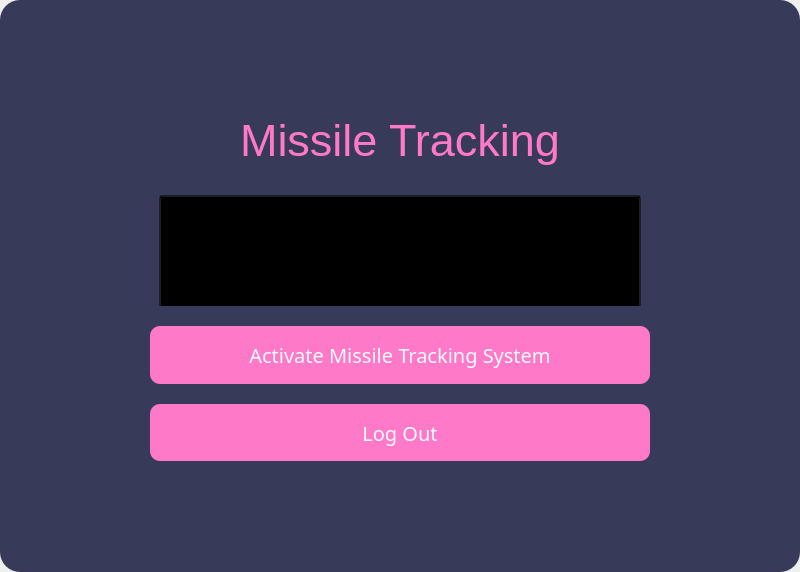
<?xml version="1.0" encoding="UTF-8"?>
<ui version="4.0">
 <class>MainWindow</class>
 <widget class="QMainWindow" name="MainWindow">
  <property name="geometry">
   <rect>
    <x>0</x>
    <y>0</y>
    <width>800</width>
    <height>572</height>
   </rect>
  </property>
  <property name="windowTitle">
   <string>MainWindow</string>
  </property>
  <widget class="QWidget" name="centralwidget">
   <layout class="QVBoxLayout" name="verticalLayout">
    <property name="spacing">
     <number>0</number>
    </property>
    <property name="leftMargin">
     <number>0</number>
    </property>
    <property name="topMargin">
     <number>0</number>
    </property>
    <property name="rightMargin">
     <number>0</number>
    </property>
    <property name="bottomMargin">
     <number>0</number>
    </property>
    <item>
     <widget class="QFrame" name="bg">
      <property name="styleSheet">
       <string notr="true">QFrame{
	background-color:rgb(56, 58, 89);
	color:rgb(220, 220, 220);
	border-radius:20px;
}</string>
      </property>
      <property name="frameShape">
       <enum>QFrame::StyledPanel</enum>
      </property>
      <property name="frameShadow">
       <enum>QFrame::Raised</enum>
      </property>
      <layout class="QVBoxLayout" name="verticalLayout_2">
       <item>
        <layout class="QGridLayout" name="gridLayout">
         <property name="leftMargin">
          <number>10</number>
         </property>
         <property name="topMargin">
          <number>25</number>
         </property>
         <property name="rightMargin">
          <number>10</number>
         </property>
         <property name="bottomMargin">
          <number>25</number>
         </property>
         <property name="spacing">
          <number>20</number>
         </property>
         <item row="2" column="0">
          <widget class="QPushButton" name="btnMissile">
           <property name="minimumSize">
            <size>
             <width>120</width>
             <height>40</height>
            </size>
           </property>
           <property name="maximumSize">
            <size>
             <width>520</width>
             <height>60</height>
            </size>
           </property>
           <property name="styleSheet">
            <string notr="true">QPushButton{
	background-color:rgb(254, 121, 199);;
	color:rgba(241,250,255,255);
	border-radius:10px;
	font-size:20px;
	font-family:sans-serif;
}

QPushButton:hover{
	color:rgba(255,255,255,255);
	border-radius:15px;
	font-size:20px;
	font-family:sans-serif;
	cursor:pointer;
}
</string>
           </property>
           <property name="text">
            <string>Activate Missile Tracking System</string>
           </property>
           <property name="icon">
            <iconset>
             <normaloff>icons/icons8_shutdown_96px.png</normaloff>icons/icons8_shutdown_96px.png</iconset>
           </property>
           <property name="iconSize">
            <size>
             <width>40</width>
             <height>40</height>
            </size>
           </property>
          </widget>
         </item>
         <item row="1" column="0">
          <widget class="QFrame" name="frame">
           <property name="minimumSize">
            <size>
             <width>120</width>
             <height>120</height>
            </size>
           </property>
           <property name="maximumSize">
            <size>
             <width>800</width>
             <height>120</height>
            </size>
           </property>
           <property name="frameShape">
            <enum>QFrame::StyledPanel</enum>
           </property>
           <property name="frameShadow">
            <enum>QFrame::Raised</enum>
           </property>
           <layout class="QVBoxLayout" name="verticalLayout_3">
            <item>
             <widget class="QPushButton" name="btnLink">
              <property name="minimumSize">
               <size>
                <width>120</width>
                <height>120</height>
               </size>
              </property>
              <property name="maximumSize">
               <size>
                <width>800</width>
                <height>120</height>
               </size>
              </property>
              <property name="styleSheet">
               <string notr="true">background-color:transparent;</string>
              </property>
              <property name="text">
               <string/>
              </property>
              <property name="icon">
               <iconset>
                <normaloff>icons/icons8-business-group-90.png</normaloff>icons/icons8-business-group-90.png</iconset>
              </property>
              <property name="iconSize">
               <size>
                <width>120</width>
                <height>120</height>
               </size>
              </property>
             </widget>
            </item>
           </layout>
          </widget>
         </item>
         <item row="3" column="0">
          <widget class="QPushButton" name="btnLogout">
           <property name="minimumSize">
            <size>
             <width>120</width>
             <height>40</height>
            </size>
           </property>
           <property name="maximumSize">
            <size>
             <width>500</width>
             <height>60</height>
            </size>
           </property>
           <property name="styleSheet">
            <string notr="true">QPushButton{
	background-color:rgb(254, 121, 199);;
	color:rgba(241,250,255,255);
	border-radius:10px;
	font-size:20px;
	font-family:sans-serif;
}

QPushButton:hover{
	color:rgba(255,255,255,255);
	border-radius:15px;
	font-size:20px;
	font-family:sans-serif;
	cursor:pointer;
}
</string>
           </property>
           <property name="text">
            <string>Log Out</string>
           </property>
           <property name="icon">
            <iconset>
             <normaloff>icons/icons8_close_pane_96px.png</normaloff>icons/icons8_close_pane_96px.png</iconset>
           </property>
           <property name="iconSize">
            <size>
             <width>40</width>
             <height>40</height>
            </size>
           </property>
          </widget>
         </item>
         <item row="0" column="0">
          <widget class="QLabel" name="label">
           <property name="minimumSize">
            <size>
             <width>0</width>
             <height>55</height>
            </size>
           </property>
           <property name="maximumSize">
            <size>
             <width>16777215</width>
             <height>50</height>
            </size>
           </property>
           <property name="styleSheet">
            <string notr="true">font-size:45px;
color:rgb(254, 121, 199);</string>
           </property>
           <property name="text">
            <string>Missile Tracking</string>
           </property>
           <property name="alignment">
            <set>Qt::AlignCenter</set>
           </property>
          </widget>
         </item>
        </layout>
       </item>
      </layout>
     </widget>
    </item>
   </layout>
  </widget>
 </widget>
 <resources/>
 <connections/>
</ui>
